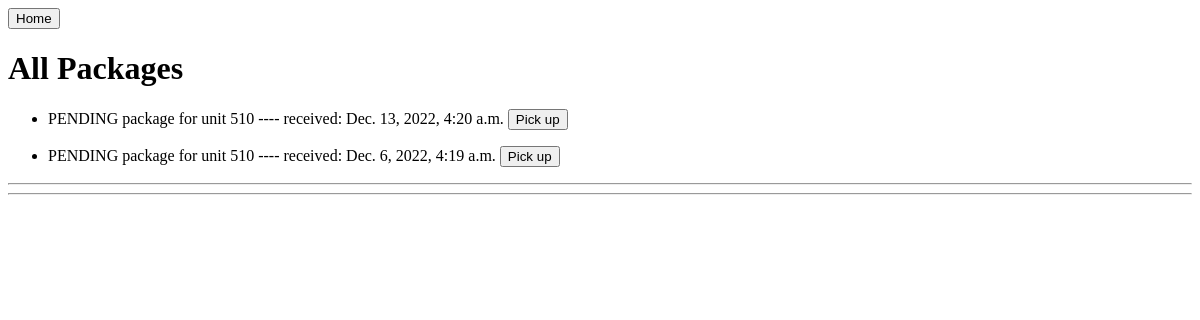
Page /mail/packages on the earlier database version.
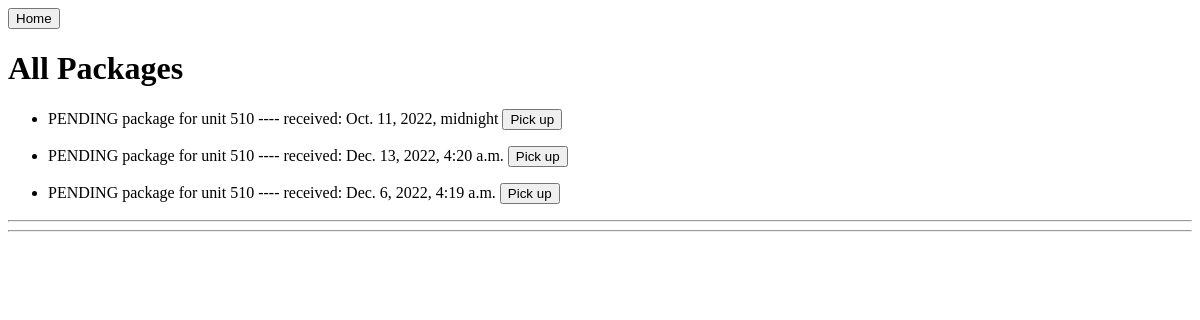
Same page on the later database version.
### mail/models.py (models this page shows)
class Package(models.Model):
    name = models.CharField(max_length=100)
    address = models.CharField(max_length=200)
    posting_service = models.CharField(max_length=50)
    received = models.DateTimeField('Date office received')
    status = models.CharField(max_length=50, choices=STATUS_CHOICES, null=True)
    owner = models.ForeignKey('Resident', models.SET_NULL, blank=True, null=True)
    def __str__(self):
        return self.status + ' package for unit ' + self.address

### mail/views.py (the view)
# urls.py: path('packages', views.packages, name='packages')
def packages(request):
    template = loader.get_template('mail/packages.html')
    pending_packages = Package.objects.filter(status='PENDING').order_by('-id')
    unknown_packages = Package.objects.filter(status='UNKNOWN').order_by('-id')
    delivered_packages = Package.objects.filter(status='DELIVERED').order_by('-id')
    context = {
        'pending_packages': pending_packages,
        'unknown_packages': unknown_packages,
        'delivered_packages': delivered_packages
    }
    return HttpResponse(template.render(context, request))

### mail/templates/mail/packages.html (shortened to what this page needs)
<!DOCTYPE html>
<html lang="en-US">
  <head>
  </head>
  <body>
    <a href="/mail/home">
      <button>Home</button>
    </a>
    <h1>All Packages</h1>
    {% for package in pending_packages %}
        <ul>
            <li>{{ package }} ---- received: {{ package.received }}
                <button>Pick up</button>
            </li>
        </ul>
    {% endfor %}
    <hr/>
    <hr/>
  </body>
</html>

Differences in the rows shown:
added Package: status+address "PENDING package for unit 510", received "Oct. 11, 2022, midnight"
